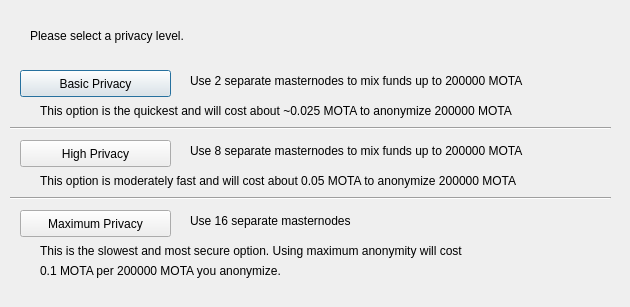
<?xml version="1.0" encoding="UTF-8"?>
<ui version="4.0">
 <class>ObfuscationConfig</class>
 <widget class="QDialog" name="ObfuscationConfig">
  <property name="geometry">
   <rect>
    <x>0</x>
    <y>0</y>
    <width>630</width>
    <height>307</height>
   </rect>
  </property>
  <property name="windowTitle">
   <string>Configure Obfuscation</string>
  </property>
  <widget class="QPushButton" name="buttonBasic">
   <property name="geometry">
    <rect>
     <x>20</x>
     <y>70</y>
     <width>151</width>
     <height>27</height>
    </rect>
   </property>
   <property name="text">
    <string>Basic Privacy</string>
   </property>
  </widget>
  <widget class="QPushButton" name="buttonHigh">
   <property name="geometry">
    <rect>
     <x>20</x>
     <y>140</y>
     <width>151</width>
     <height>27</height>
    </rect>
   </property>
   <property name="text">
    <string>High Privacy</string>
   </property>
  </widget>
  <widget class="QPushButton" name="buttonMax">
   <property name="geometry">
    <rect>
     <x>20</x>
     <y>210</y>
     <width>151</width>
     <height>27</height>
    </rect>
   </property>
   <property name="text">
    <string>Maximum Privacy</string>
   </property>
  </widget>
  <widget class="QLabel" name="label">
   <property name="geometry">
    <rect>
     <x>30</x>
     <y>20</y>
     <width>571</width>
     <height>31</height>
    </rect>
   </property>
   <property name="text">
    <string>Please select a privacy level.</string>
   </property>
  </widget>
  <widget class="QLabel" name="label_2">
   <property name="geometry">
    <rect>
     <x>190</x>
     <y>70</y>
     <width>421</width>
     <height>21</height>
    </rect>
   </property>
   <property name="text">
    <string>Use 2 separate masternodes to mix funds up to 200000 MOTA</string>
   </property>
  </widget>
  <widget class="QLabel" name="label_3">
   <property name="geometry">
    <rect>
     <x>190</x>
     <y>140</y>
     <width>411</width>
     <height>21</height>
    </rect>
   </property>
   <property name="text">
    <string>Use 8 separate masternodes to mix funds up to 200000 MOTA</string>
   </property>
  </widget>
  <widget class="QLabel" name="label_4">
   <property name="geometry">
    <rect>
     <x>190</x>
     <y>210</y>
     <width>421</width>
     <height>21</height>
    </rect>
   </property>
   <property name="text">
    <string>Use 16 separate masternodes</string>
   </property>
  </widget>
  <widget class="QLabel" name="label_6">
   <property name="geometry">
    <rect>
     <x>40</x>
     <y>100</y>
     <width>561</width>
     <height>21</height>
    </rect>
   </property>
   <property name="text">
    <string>This option is the quickest and will cost about ~0.025 MOTA to anonymize 200000 MOTA</string>
   </property>
  </widget>
  <widget class="QLabel" name="label_7">
   <property name="geometry">
    <rect>
     <x>40</x>
     <y>170</y>
     <width>561</width>
     <height>21</height>
    </rect>
   </property>
   <property name="text">
    <string>This option is moderately fast and will cost about 0.05 MOTA to anonymize 200000 MOTA</string>
   </property>
  </widget>
  <widget class="QLabel" name="label_8">
   <property name="geometry">
    <rect>
     <x>40</x>
     <y>240</y>
     <width>561</width>
     <height>21</height>
    </rect>
   </property>
   <property name="text">
    <string>This is the slowest and most secure option. Using maximum anonymity will cost</string>
   </property>
  </widget>
  <widget class="QLabel" name="label_9">
   <property name="geometry">
    <rect>
     <x>40</x>
     <y>260</y>
     <width>561</width>
     <height>21</height>
    </rect>
   </property>
   <property name="text">
    <string>0.1 MOTA per 200000 MOTA you anonymize.</string>
   </property>
  </widget>
  <widget class="Line" name="line">
   <property name="geometry">
    <rect>
     <x>10</x>
     <y>120</y>
     <width>601</width>
     <height>16</height>
    </rect>
   </property>
   <property name="orientation">
    <enum>Qt::Horizontal</enum>
   </property>
  </widget>
  <widget class="Line" name="line_2">
   <property name="geometry">
    <rect>
     <x>10</x>
     <y>190</y>
     <width>601</width>
     <height>16</height>
    </rect>
   </property>
   <property name="orientation">
    <enum>Qt::Horizontal</enum>
   </property>
  </widget>
 </widget>
 <resources/>
 <connections/>
</ui>
